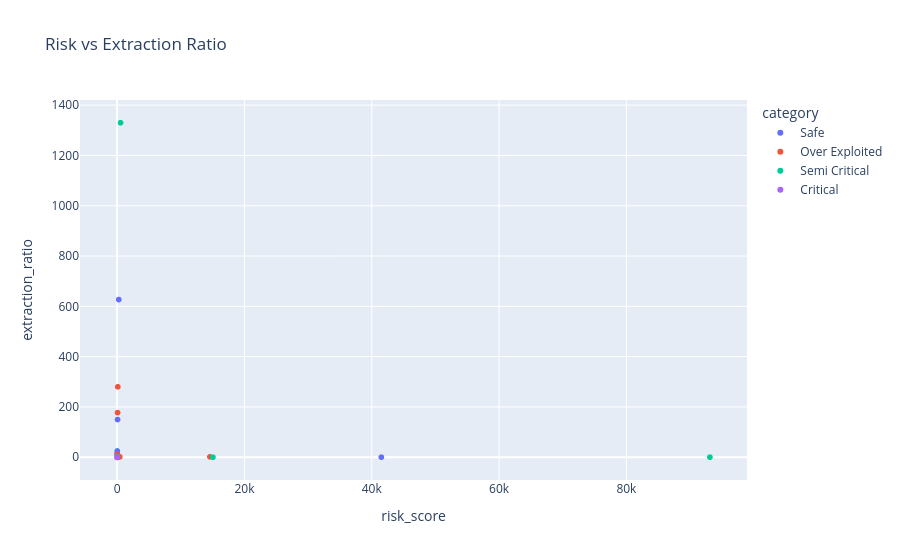

Write notebook code for a chart like this one.
### Code cell
fig = px.scatter(df, x="risk_score", y="extraction_ratio",
                color="category",
                title="Risk vs Extraction Ratio")
fig.show()

### Figure 1 — Plotly figure (JSON) as saved in the notebook; plotly's stock layout.template omitted (floating-point values rounded to 4 significant figures; data arrays with more than 128 entries replaced by an {"elided": "..."} marker saying what was removed)
{"data": [{"hovertemplate": "category=Safe<br>risk_score=%{x}<br>extraction_ratio=%{y}<extra></extra>", "legendgroup": "Safe", "marker": {"color": "#636efa", "symbol": "circle"}, "mode": "markers", "name": "Safe", "showlegend": true, "type": "scattergl", "x": {"elided": "345 float values"}, "xaxis": "x", "y": {"elided": "345 float values"}, "yaxis": "y"}, {"hovertemplate": "category=Over Exploited<br>risk_score=%{x}<br>extraction_ratio=%{y}<extra></extra>", "legendgroup": "Over Exploited", "marker": {"color": "#EF553B", "symbol": "circle"}, "mode": "markers", "name": "Over Exploited", "showlegend": true, "type": "scattergl", "x": {"elided": "1547 float values"}, "xaxis": "x", "y": {"elided": "1547 float values"}, "yaxis": "y"}, {"hovertemplate": "category=Semi Critical<br>risk_score=%{x}<br>extraction_ratio=%{y}<extra></extra>", "legendgroup": "Semi Critical", "marker": {"color": "#00cc96", "symbol": "circle"}, "mode": "markers", "name": "Semi Critical", "showlegend": true, "type": "scattergl", "x": [24.56, 539.4, 6.407, 0.1713, 0.1713, 15050.0, 93120.0, 19.1, 12.12, 19.1, 12.12, 11.36, 0.2855, 0.3099, 0.3785, 0.2838, 0.2941, 0.3843, 0.4127, 0.3838, 0.3132, 0.3155, 0.3978, 0.322, 0.2919, 0.2548, 0.2982, 0.4564, 0.3858, 0.2557, 0.2732], "xaxis": "x", "y": [1.049, 1330.0, 2.469, 0.0, 0.0, 0.2358, 0.3697, 0.344, 0.4054, 0.344, 0.4054, 1.521, 0.1275, 0.1652, 0.2208, 0.1323, 0.1012, 0.2179, 0.2634, 0.2362, 0.1618, 0.1593, 0.2305, 0.1872, 0.09823, 0.03345, 0.04317, 0.2598, 0.1815, 0.1184, 0.1385], "yaxis": "y"}, {"hovertemplate": "category=Critical<br>risk_score=%{x}<br>extraction_ratio=%{y}<extra></extra>", "legendgroup": "Critical", "marker": {"color": "#ab63fa", "symbol": "circle"}, "mode": "markers", "name": "Critical", "showlegend": true, "type": "scattergl", "x": [5.018, 5.018, 1.447, 1.447, 0.3249, 0.2747, 0.3304, 0.2941, 0.2819], "xaxis": "x", "y": [0.2638, 0.2638, 0.1767, 0.1767, 0.1432, 0.09736, 0.1589, 0.04147, 0.1089], "yaxis": "y"}], "layout": {"legend": {"title": {"text": "category"}, "tracegroupgap": 0}, "title": {"text": "Risk vs Extraction Ratio"}, "xaxis": {"anchor": "y", "domain": [0, 1], "title": {"text": "risk_score"}}, "yaxis": {"anchor": "x", "domain": [0, 1], "title": {"text": "extraction_ratio"}}}}
